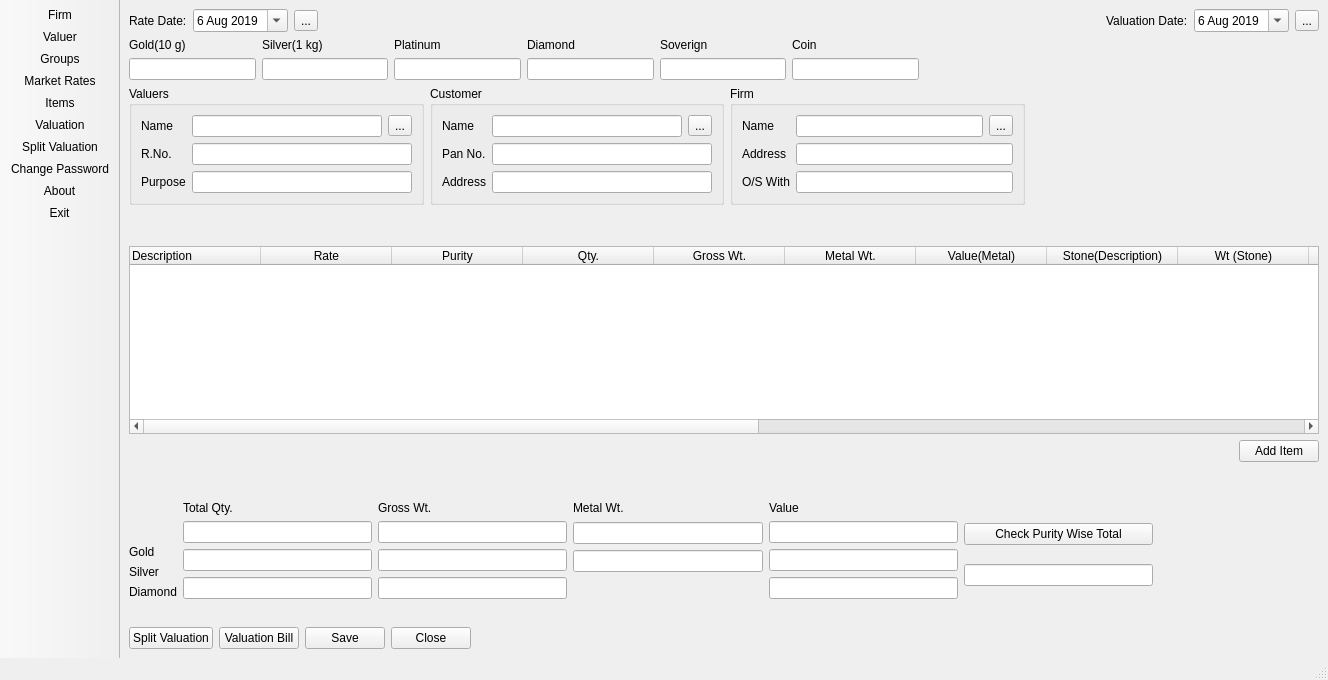
<?xml version="1.0" encoding="UTF-8"?>
<ui version="4.0">
 <class>MainWindow</class>
 <widget class="QMainWindow" name="MainWindow">
  <property name="geometry">
   <rect>
    <x>0</x>
    <y>0</y>
    <width>1328</width>
    <height>680</height>
   </rect>
  </property>
  <property name="windowTitle">
   <string>MainWindow</string>
  </property>
  <widget class="QWidget" name="centralwidget">
   <layout class="QHBoxLayout" name="horizontalLayout_11">
    <item>
     <layout class="QVBoxLayout" name="verticalLayout_32">
      <item>
       <layout class="QVBoxLayout" name="verticalLayout_31">
        <item>
         <layout class="QVBoxLayout" name="verticalLayout_9">
          <item>
           <layout class="QHBoxLayout" name="horizontalLayout_4">
            <item>
             <layout class="QHBoxLayout" name="horizontalLayout_5">
              <item>
               <widget class="QLabel" name="label">
                <property name="text">
                 <string>Rate Date:</string>
                </property>
               </widget>
              </item>
              <item>
               <widget class="QDateEdit" name="dateEdit_3">
                <property name="currentSection">
                 <enum>QDateTimeEdit::DaySection</enum>
                </property>
                <property name="calendarPopup">
                 <bool>true</bool>
                </property>
                <property name="date">
                 <date>
                  <year>2019</year>
                  <month>8</month>
                  <day>6</day>
                 </date>
                </property>
               </widget>
              </item>
              <item>
               <widget class="QToolButton" name="toolButton_6">
                <property name="text">
                 <string>...</string>
                </property>
               </widget>
              </item>
              <item>
               <spacer name="horizontalSpacer_8">
                <property name="orientation">
                 <enum>Qt::Horizontal</enum>
                </property>
                <property name="sizeType">
                 <enum>QSizePolicy::Fixed</enum>
                </property>
                <property name="sizeHint" stdset="0">
                 <size>
                  <width>356</width>
                  <height>18</height>
                 </size>
                </property>
               </spacer>
              </item>
             </layout>
            </item>
            <item>
             <spacer name="horizontalSpacer_9">
              <property name="orientation">
               <enum>Qt::Horizontal</enum>
              </property>
              <property name="sizeType">
               <enum>QSizePolicy::Fixed</enum>
              </property>
              <property name="sizeHint" stdset="0">
               <size>
                <width>100</width>
                <height>20</height>
               </size>
              </property>
             </spacer>
            </item>
            <item>
             <layout class="QHBoxLayout" name="horizontalLayout_6">
              <item>
               <spacer name="horizontalSpacer_10">
                <property name="orientation">
                 <enum>Qt::Horizontal</enum>
                </property>
                <property name="sizeHint" stdset="0">
                 <size>
                  <width>40</width>
                  <height>20</height>
                 </size>
                </property>
               </spacer>
              </item>
              <item>
               <widget class="QLabel" name="label_2">
                <property name="text">
                 <string>Valuation Date:</string>
                </property>
               </widget>
              </item>
              <item>
               <widget class="QDateEdit" name="dateEdit_4">
                <property name="calendarPopup">
                 <bool>true</bool>
                </property>
                <property name="date">
                 <date>
                  <year>2019</year>
                  <month>8</month>
                  <day>6</day>
                 </date>
                </property>
               </widget>
              </item>
              <item>
               <widget class="QToolButton" name="toolButton_7">
                <property name="text">
                 <string>...</string>
                </property>
               </widget>
              </item>
             </layout>
            </item>
           </layout>
          </item>
          <item>
           <layout class="QVBoxLayout" name="verticalLayout_8">
            <item>
             <layout class="QHBoxLayout" name="horizontalLayout_7">
              <item>
               <layout class="QVBoxLayout" name="verticalLayout_2">
                <item>
                 <widget class="QLabel" name="label_3">
                  <property name="text">
                   <string>Gold(10 g)</string>
                  </property>
                 </widget>
                </item>
                <item>
                 <widget class="QLineEdit" name="lineEdit"/>
                </item>
               </layout>
              </item>
              <item>
               <layout class="QVBoxLayout" name="verticalLayout_3">
                <item>
                 <widget class="QLabel" name="label_4">
                  <property name="text">
                   <string>Silver(1 kg)</string>
                  </property>
                 </widget>
                </item>
                <item>
                 <widget class="QLineEdit" name="lineEdit_2"/>
                </item>
               </layout>
              </item>
              <item>
               <layout class="QVBoxLayout" name="verticalLayout_4">
                <item>
                 <widget class="QLabel" name="label_5">
                  <property name="text">
                   <string>Platinum</string>
                  </property>
                 </widget>
                </item>
                <item>
                 <widget class="QLineEdit" name="lineEdit_3"/>
                </item>
               </layout>
              </item>
              <item>
               <layout class="QVBoxLayout" name="verticalLayout_5">
                <item>
                 <widget class="QLabel" name="label_6">
                  <property name="text">
                   <string>Diamond</string>
                  </property>
                 </widget>
                </item>
                <item>
                 <widget class="QLineEdit" name="lineEdit_4"/>
                </item>
               </layout>
              </item>
              <item>
               <layout class="QVBoxLayout" name="verticalLayout_6">
                <item>
                 <widget class="QLabel" name="label_7">
                  <property name="text">
                   <string>Soverign</string>
                  </property>
                 </widget>
                </item>
                <item>
                 <widget class="QLineEdit" name="lineEdit_5"/>
                </item>
               </layout>
              </item>
              <item>
               <layout class="QVBoxLayout" name="verticalLayout_7">
                <item>
                 <widget class="QLabel" name="label_8">
                  <property name="text">
                   <string>Coin</string>
                  </property>
                 </widget>
                </item>
                <item>
                 <widget class="QLineEdit" name="lineEdit_6"/>
                </item>
               </layout>
              </item>
              <item>
               <spacer name="horizontalSpacer_11">
                <property name="orientation">
                 <enum>Qt::Horizontal</enum>
                </property>
                <property name="sizeType">
                 <enum>QSizePolicy::Fixed</enum>
                </property>
                <property name="sizeHint" stdset="0">
                 <size>
                  <width>400</width>
                  <height>20</height>
                 </size>
                </property>
               </spacer>
              </item>
             </layout>
            </item>
            <item>
             <layout class="QHBoxLayout" name="horizontalLayout_14">
              <item>
               <widget class="QGroupBox" name="groupBox_4">
                <property name="title">
                 <string>Valuers</string>
                </property>
                <layout class="QFormLayout" name="formLayout_4">
                 <item row="0" column="0">
                  <widget class="QLabel" name="label_10">
                   <property name="text">
                    <string>Name</string>
                   </property>
                  </widget>
                 </item>
                 <item row="0" column="1">
                  <layout class="QHBoxLayout" name="horizontalLayout_8">
                   <item>
                    <widget class="QLineEdit" name="lineEdit_8"/>
                   </item>
                   <item>
                    <widget class="QToolButton" name="toolButton_8">
                     <property name="text">
                      <string>...</string>
                     </property>
                    </widget>
                   </item>
                  </layout>
                 </item>
                 <item row="1" column="0">
                  <widget class="QLabel" name="label_11">
                   <property name="text">
                    <string>R.No.</string>
                   </property>
                  </widget>
                 </item>
                 <item row="2" column="0">
                  <widget class="QLabel" name="label_9">
                   <property name="text">
                    <string>Purpose</string>
                   </property>
                  </widget>
                 </item>
                 <item row="1" column="1">
                  <widget class="QLineEdit" name="lineEdit_9"/>
                 </item>
                 <item row="2" column="1">
                  <widget class="QLineEdit" name="lineEdit_7"/>
                 </item>
                </layout>
               </widget>
              </item>
              <item>
               <widget class="QGroupBox" name="groupBox_5">
                <property name="title">
                 <string>Customer</string>
                </property>
                <layout class="QFormLayout" name="formLayout_5">
                 <item row="0" column="0">
                  <widget class="QLabel" name="label_15">
                   <property name="text">
                    <string>Name</string>
                   </property>
                  </widget>
                 </item>
                 <item row="0" column="1">
                  <layout class="QHBoxLayout" name="horizontalLayout_9">
                   <item>
                    <widget class="QLineEdit" name="lineEdit_13"/>
                   </item>
                   <item>
                    <widget class="QToolButton" name="toolButton_9">
                     <property name="text">
                      <string>...</string>
                     </property>
                    </widget>
                   </item>
                  </layout>
                 </item>
                 <item row="1" column="0">
                  <widget class="QLabel" name="label_16">
                   <property name="text">
                    <string>Pan No.</string>
                   </property>
                  </widget>
                 </item>
                 <item row="2" column="0">
                  <widget class="QLabel" name="label_17">
                   <property name="text">
                    <string>Address</string>
                   </property>
                  </widget>
                 </item>
                 <item row="1" column="1">
                  <widget class="QLineEdit" name="lineEdit_14"/>
                 </item>
                 <item row="2" column="1">
                  <widget class="QLineEdit" name="lineEdit_15"/>
                 </item>
                </layout>
               </widget>
              </item>
              <item>
               <widget class="QGroupBox" name="groupBox_6">
                <property name="title">
                 <string>Firm</string>
                </property>
                <layout class="QFormLayout" name="formLayout_6">
                 <item row="0" column="0">
                  <widget class="QLabel" name="label_25">
                   <property name="text">
                    <string>Name</string>
                   </property>
                  </widget>
                 </item>
                 <item row="0" column="1">
                  <layout class="QHBoxLayout" name="horizontalLayout_10">
                   <item>
                    <widget class="QLineEdit" name="lineEdit_10"/>
                   </item>
                   <item>
                    <widget class="QToolButton" name="toolButton_10">
                     <property name="text">
                      <string>...</string>
                     </property>
                    </widget>
                   </item>
                  </layout>
                 </item>
                 <item row="1" column="0">
                  <widget class="QLabel" name="label_26">
                   <property name="text">
                    <string>Address</string>
                   </property>
                  </widget>
                 </item>
                 <item row="1" column="1">
                  <widget class="QLineEdit" name="lineEdit_11"/>
                 </item>
                 <item row="2" column="0">
                  <widget class="QLabel" name="label_27">
                   <property name="text">
                    <string>O/S With</string>
                   </property>
                  </widget>
                 </item>
                 <item row="2" column="1">
                  <widget class="QLineEdit" name="lineEdit_12"/>
                 </item>
                </layout>
               </widget>
              </item>
              <item>
               <spacer name="horizontalSpacer_12">
                <property name="orientation">
                 <enum>Qt::Horizontal</enum>
                </property>
                <property name="sizeHint" stdset="0">
                 <size>
                  <width>40</width>
                  <height>20</height>
                 </size>
                </property>
               </spacer>
              </item>
             </layout>
            </item>
            <item>
             <spacer name="verticalSpacer_28">
              <property name="orientation">
               <enum>Qt::Vertical</enum>
              </property>
              <property name="sizeHint" stdset="0">
               <size>
                <width>20</width>
                <height>40</height>
               </size>
              </property>
             </spacer>
            </item>
            <item>
             <widget class="QTableWidget" name="tableWidget">
              <property name="autoFillBackground">
               <bool>true</bool>
              </property>
              <property name="horizontalScrollBarPolicy">
               <enum>Qt::ScrollBarAsNeeded</enum>
              </property>
              <property name="sizeAdjustPolicy">
               <enum>QAbstractScrollArea::AdjustIgnored</enum>
              </property>
              <property name="autoScroll">
               <bool>true</bool>
              </property>
              <property name="wordWrap">
               <bool>true</bool>
              </property>
              <attribute name="horizontalHeaderCascadingSectionResizes">
               <bool>true</bool>
              </attribute>
              <attribute name="horizontalHeaderDefaultSectionSize">
               <number>131</number>
              </attribute>
              <column>
               <property name="text">
                <string>Description</string>
               </property>
               <property name="textAlignment">
                <set>AlignJustify|AlignVCenter</set>
               </property>
               <property name="foreground">
                <brush brushstyle="SolidPattern">
                 <color alpha="255">
                  <red>0</red>
                  <green>0</green>
                  <blue>0</blue>
                 </color>
                </brush>
               </property>
              </column>
              <column>
               <property name="text">
                <string>Rate</string>
               </property>
              </column>
              <column>
               <property name="text">
                <string>Purity</string>
               </property>
              </column>
              <column>
               <property name="text">
                <string>Qty.</string>
               </property>
              </column>
              <column>
               <property name="text">
                <string>Gross Wt.</string>
               </property>
              </column>
              <column>
               <property name="text">
                <string>Metal Wt.</string>
               </property>
              </column>
              <column>
               <property name="text">
                <string>Value(Metal)</string>
               </property>
              </column>
              <column>
               <property name="text">
                <string>Stone(Description)</string>
               </property>
              </column>
              <column>
               <property name="text">
                <string>Wt (Stone)</string>
               </property>
              </column>
              <column>
               <property name="text">
                <string>Rate(Stone)</string>
               </property>
              </column>
              <column>
               <property name="text">
                <string>Value(Stone)</string>
               </property>
              </column>
              <column>
               <property name="text">
                <string>Total Value</string>
               </property>
              </column>
              <column>
               <property name="text">
                <string>Metal</string>
               </property>
              </column>
              <column>
               <property name="text">
                <string>Item Ratewise</string>
               </property>
              </column>
              <column>
               <property name="text">
                <string>Stone Weightwise</string>
               </property>
              </column>
              <column>
               <property name="text">
                <string>Is Soverign</string>
               </property>
              </column>
              <column>
               <property name="text">
                <string>Name</string>
               </property>
              </column>
             </widget>
            </item>
           </layout>
          </item>
         </layout>
        </item>
        <item>
         <layout class="QHBoxLayout" name="horizontalLayout_17">
          <item>
           <layout class="QVBoxLayout" name="verticalLayout_21">
            <item>
             <spacer name="verticalSpacer_18">
              <property name="orientation">
               <enum>Qt::Vertical</enum>
              </property>
              <property name="sizeHint" stdset="0">
               <size>
                <width>20</width>
                <height>40</height>
               </size>
              </property>
             </spacer>
            </item>
            <item>
             <widget class="QLabel" name="label_29">
              <property name="text">
               <string>Gold</string>
              </property>
             </widget>
            </item>
            <item>
             <widget class="QLabel" name="label_30">
              <property name="text">
               <string>Silver</string>
              </property>
             </widget>
            </item>
            <item>
             <widget class="QLabel" name="label_31">
              <property name="text">
               <string>Diamond</string>
              </property>
             </widget>
            </item>
           </layout>
          </item>
          <item>
           <layout class="QVBoxLayout" name="verticalLayout_22">
            <item>
             <spacer name="verticalSpacer_19">
              <property name="orientation">
               <enum>Qt::Vertical</enum>
              </property>
              <property name="sizeHint" stdset="0">
               <size>
                <width>20</width>
                <height>30</height>
               </size>
              </property>
             </spacer>
            </item>
            <item>
             <spacer name="verticalSpacer_20">
              <property name="orientation">
               <enum>Qt::Vertical</enum>
              </property>
              <property name="sizeHint" stdset="0">
               <size>
                <width>20</width>
                <height>40</height>
               </size>
              </property>
             </spacer>
            </item>
            <item>
             <widget class="QLabel" name="label_32">
              <property name="text">
               <string>Total Qty.</string>
              </property>
             </widget>
            </item>
            <item>
             <layout class="QVBoxLayout" name="verticalLayout_23">
              <item>
               <widget class="QLineEdit" name="lineEdit_17"/>
              </item>
              <item>
               <widget class="QLineEdit" name="lineEdit_18"/>
              </item>
              <item>
               <widget class="QLineEdit" name="lineEdit_16"/>
              </item>
             </layout>
            </item>
           </layout>
          </item>
          <item>
           <layout class="QVBoxLayout" name="verticalLayout_24">
            <item>
             <spacer name="verticalSpacer_21">
              <property name="orientation">
               <enum>Qt::Vertical</enum>
              </property>
              <property name="sizeHint" stdset="0">
               <size>
                <width>20</width>
                <height>40</height>
               </size>
              </property>
             </spacer>
            </item>
            <item>
             <widget class="QLabel" name="label_33">
              <property name="text">
               <string>Gross Wt.</string>
              </property>
             </widget>
            </item>
            <item>
             <layout class="QVBoxLayout" name="verticalLayout_25">
              <item>
               <widget class="QLineEdit" name="lineEdit_19"/>
              </item>
              <item>
               <widget class="QLineEdit" name="lineEdit_20"/>
              </item>
              <item>
               <widget class="QLineEdit" name="lineEdit_21">
                <property name="sizePolicy">
                 <sizepolicy hsizetype="Expanding" vsizetype="Fixed">
                  <horstretch>36</horstretch>
                  <verstretch>0</verstretch>
                 </sizepolicy>
                </property>
                <property name="baseSize">
                 <size>
                  <width>0</width>
                  <height>5</height>
                 </size>
                </property>
                <property name="clearButtonEnabled">
                 <bool>false</bool>
                </property>
               </widget>
              </item>
             </layout>
            </item>
           </layout>
          </item>
          <item>
           <layout class="QVBoxLayout" name="verticalLayout_26">
            <item>
             <spacer name="verticalSpacer_22">
              <property name="orientation">
               <enum>Qt::Vertical</enum>
              </property>
              <property name="sizeType">
               <enum>QSizePolicy::Fixed</enum>
              </property>
              <property name="sizeHint" stdset="0">
               <size>
                <width>13</width>
                <height>60</height>
               </size>
              </property>
             </spacer>
            </item>
            <item>
             <widget class="QLabel" name="label_34">
              <property name="text">
               <string>Metal Wt.</string>
              </property>
             </widget>
            </item>
            <item>
             <spacer name="verticalSpacer_23">
              <property name="orientation">
               <enum>Qt::Vertical</enum>
              </property>
              <property name="sizeType">
               <enum>QSizePolicy::Fixed</enum>
              </property>
              <property name="sizeHint" stdset="0">
               <size>
                <width>20</width>
                <height>0</height>
               </size>
              </property>
             </spacer>
            </item>
            <item>
             <widget class="QLineEdit" name="lineEdit_25"/>
            </item>
            <item>
             <widget class="QLineEdit" name="lineEdit_26"/>
            </item>
            <item>
             <spacer name="verticalSpacer_24">
              <property name="orientation">
               <enum>Qt::Vertical</enum>
              </property>
              <property name="sizeType">
               <enum>QSizePolicy::Fixed</enum>
              </property>
              <property name="sizeHint" stdset="0">
               <size>
                <width>20</width>
                <height>27</height>
               </size>
              </property>
             </spacer>
            </item>
           </layout>
          </item>
          <item>
           <layout class="QVBoxLayout" name="verticalLayout_27">
            <item>
             <spacer name="verticalSpacer_25">
              <property name="orientation">
               <enum>Qt::Vertical</enum>
              </property>
              <property name="sizeHint" stdset="0">
               <size>
                <width>20</width>
                <height>40</height>
               </size>
              </property>
             </spacer>
            </item>
            <item>
             <widget class="QLabel" name="label_35">
              <property name="text">
               <string>Value</string>
              </property>
             </widget>
            </item>
            <item>
             <layout class="QVBoxLayout" name="verticalLayout_28">
              <item>
               <widget class="QLineEdit" name="lineEdit_22"/>
              </item>
              <item>
               <widget class="QLineEdit" name="lineEdit_23"/>
              </item>
              <item>
               <widget class="QLineEdit" name="lineEdit_24"/>
              </item>
             </layout>
            </item>
           </layout>
          </item>
          <item>
           <layout class="QVBoxLayout" name="verticalLayout_29">
            <item>
             <spacer name="verticalSpacer_26">
              <property name="orientation">
               <enum>Qt::Vertical</enum>
              </property>
              <property name="sizeType">
               <enum>QSizePolicy::Fixed</enum>
              </property>
              <property name="sizeHint" stdset="0">
               <size>
                <width>20</width>
                <height>70</height>
               </size>
              </property>
             </spacer>
            </item>
            <item>
             <widget class="QPushButton" name="pushButton_7">
              <property name="text">
               <string>Check Purity Wise Total</string>
              </property>
             </widget>
            </item>
            <item>
             <widget class="QLineEdit" name="lineEdit_42">
              <property name="readOnly">
               <bool>true</bool>
              </property>
             </widget>
            </item>
           </layout>
          </item>
          <item>
           <spacer name="horizontalSpacer_13">
            <property name="orientation">
             <enum>Qt::Horizontal</enum>
            </property>
            <property name="sizeType">
             <enum>QSizePolicy::Fixed</enum>
            </property>
            <property name="sizeHint" stdset="0">
             <size>
              <width>80</width>
              <height>20</height>
             </size>
            </property>
           </spacer>
          </item>
          <item>
           <layout class="QVBoxLayout" name="verticalLayout_30">
            <item>
             <widget class="QPushButton" name="pushButton_8">
              <property name="text">
               <string>Add Item</string>
              </property>
             </widget>
            </item>
            <item>
             <spacer name="verticalSpacer_27">
              <property name="orientation">
               <enum>Qt::Vertical</enum>
              </property>
              <property name="sizeHint" stdset="0">
               <size>
                <width>20</width>
                <height>40</height>
               </size>
              </property>
             </spacer>
            </item>
           </layout>
          </item>
         </layout>
        </item>
       </layout>
      </item>
      <item>
       <spacer name="verticalSpacer_29">
        <property name="orientation">
         <enum>Qt::Vertical</enum>
        </property>
        <property name="sizeHint" stdset="0">
         <size>
          <width>20</width>
          <height>40</height>
         </size>
        </property>
       </spacer>
      </item>
      <item>
       <layout class="QHBoxLayout" name="horizontalLayout_19">
        <item>
         <widget class="QPushButton" name="pushButton_13">
          <property name="text">
           <string>Split Valuation</string>
          </property>
         </widget>
        </item>
        <item>
         <widget class="QPushButton" name="pushButton_14">
          <property name="text">
           <string>Valuation Bill</string>
          </property>
         </widget>
        </item>
        <item>
         <widget class="QPushButton" name="pushButton_15">
          <property name="text">
           <string>Save</string>
          </property>
         </widget>
        </item>
        <item>
         <widget class="QPushButton" name="pushButton_16">
          <property name="text">
           <string>Close</string>
          </property>
         </widget>
        </item>
        <item>
         <spacer name="horizontalSpacer_15">
          <property name="orientation">
           <enum>Qt::Horizontal</enum>
          </property>
          <property name="sizeHint" stdset="0">
           <size>
            <width>40</width>
            <height>20</height>
           </size>
          </property>
         </spacer>
        </item>
       </layout>
      </item>
     </layout>
    </item>
   </layout>
  </widget>
  <widget class="QMenuBar" name="menubar">
   <property name="geometry">
    <rect>
     <x>0</x>
     <y>0</y>
     <width>1328</width>
     <height>22</height>
    </rect>
   </property>
  </widget>
  <widget class="QStatusBar" name="statusbar"/>
  <widget class="QToolBar" name="toolBar">
   <property name="windowTitle">
    <string>toolBar</string>
   </property>
   <property name="movable">
    <bool>false</bool>
   </property>
   <property name="allowedAreas">
    <set>Qt::AllToolBarAreas</set>
   </property>
   <property name="floatable">
    <bool>true</bool>
   </property>
   <attribute name="toolBarArea">
    <enum>LeftToolBarArea</enum>
   </attribute>
   <attribute name="toolBarBreak">
    <bool>false</bool>
   </attribute>
   <addaction name="actionFirm"/>
   <addaction name="actionValuer"/>
   <addaction name="actionGroups"/>
   <addaction name="actionMarket_Rates"/>
   <addaction name="actionItems"/>
   <addaction name="actionValuation"/>
   <addaction name="actionSplit_Valuation"/>
   <addaction name="actionChange_Password"/>
   <addaction name="actionAbout"/>
   <addaction name="actionExit"/>
  </widget>
  <action name="actionFirm">
   <property name="icon">
    <iconset resource="../../Evaluation Report Software/Valuation Main/toolbar.qrc">
     <normaloff>:/icons/icons8-organization-50.png</normaloff>:/icons/icons8-organization-50.png</iconset>
   </property>
   <property name="text">
    <string>Firm</string>
   </property>
   <property name="toolTip">
    <string>Firm</string>
   </property>
   <property name="shortcut">
    <string>Alt+F</string>
   </property>
  </action>
  <action name="actionValuer">
   <property name="icon">
    <iconset resource="../../Evaluation Report Software/Valuation Main/toolbar.qrc">
     <normaloff>:/icons/icons8-user-50.png</normaloff>:/icons/icons8-user-50.png</iconset>
   </property>
   <property name="text">
    <string>Valuer</string>
   </property>
   <property name="toolTip">
    <string>Valuer</string>
   </property>
   <property name="shortcut">
    <string>Alt+V</string>
   </property>
  </action>
  <action name="actionGroups">
   <property name="icon">
    <iconset resource="../../Evaluation Report Software/Valuation Main/toolbar.qrc">
     <normaloff>:/icons/icons8-list-50.png</normaloff>:/icons/icons8-list-50.png</iconset>
   </property>
   <property name="text">
    <string>Groups</string>
   </property>
   <property name="toolTip">
    <string>Groups</string>
   </property>
   <property name="shortcut">
    <string>Alt+G</string>
   </property>
  </action>
  <action name="actionItems">
   <property name="icon">
    <iconset resource="../../Evaluation Report Software/Valuation Main/toolbar.qrc">
     <normaloff>:/icons/icons8-ring-50.png</normaloff>:/icons/icons8-ring-50.png</iconset>
   </property>
   <property name="text">
    <string>Items</string>
   </property>
   <property name="toolTip">
    <string>Items</string>
   </property>
   <property name="shortcut">
    <string>Alt+I</string>
   </property>
  </action>
  <action name="actionValuation">
   <property name="icon">
    <iconset resource="../../Evaluation Report Software/Valuation Main/toolbar.qrc">
     <normaloff>:/icons/icons8-contract-50.png</normaloff>:/icons/icons8-contract-50.png</iconset>
   </property>
   <property name="text">
    <string>Valuation</string>
   </property>
   <property name="toolTip">
    <string>Valuation</string>
   </property>
   <property name="shortcut">
    <string>Alt+A</string>
   </property>
  </action>
  <action name="actionMarket_Rates">
   <property name="icon">
    <iconset resource="../../Evaluation Report Software/Valuation Main/toolbar.qrc">
     <normaloff>:/icons/icons8-us-dollar-50.png</normaloff>:/icons/icons8-us-dollar-50.png</iconset>
   </property>
   <property name="text">
    <string>Market Rates</string>
   </property>
   <property name="toolTip">
    <string>Market Rates</string>
   </property>
   <property name="shortcut">
    <string>Alt+M</string>
   </property>
  </action>
  <action name="actionChange_Password">
   <property name="icon">
    <iconset resource="../../Evaluation Report Software/Valuation Main/toolbar.qrc">
     <normaloff>:/icons/icons8-password-50.png</normaloff>:/icons/icons8-password-50.png</iconset>
   </property>
   <property name="text">
    <string>Change Password</string>
   </property>
   <property name="toolTip">
    <string>Change Password</string>
   </property>
   <property name="shortcut">
    <string>Alt+P</string>
   </property>
  </action>
  <action name="actionAbout">
   <property name="icon">
    <iconset resource="../../Evaluation Report Software/Valuation Main/toolbar.qrc">
     <normaloff>:/icons/icons8-about-50.png</normaloff>:/icons/icons8-about-50.png</iconset>
   </property>
   <property name="text">
    <string>About</string>
   </property>
   <property name="toolTip">
    <string>About</string>
   </property>
   <property name="shortcut">
    <string>Alt+B</string>
   </property>
  </action>
  <action name="actionExit">
   <property name="icon">
    <iconset resource="../../Evaluation Report Software/Valuation Main/toolbar.qrc">
     <normaloff>:/icons/icons8-exit-50.png</normaloff>:/icons/icons8-exit-50.png</iconset>
   </property>
   <property name="text">
    <string>Exit</string>
   </property>
   <property name="toolTip">
    <string>Exit</string>
   </property>
   <property name="shortcut">
    <string>Esc</string>
   </property>
  </action>
  <action name="actionSplit_Valuation">
   <property name="icon">
    <iconset resource="../../Evaluation Report Software/Valuation Main/toolbar.qrc">
     <normaloff>:/icons/icons8-separate-document-50.png</normaloff>:/icons/icons8-separate-document-50.png</iconset>
   </property>
   <property name="text">
    <string>Split Valuation</string>
   </property>
  </action>
 </widget>
 <resources>
  <include location="../../Evaluation Report Software/Valuation Main/toolbar.qrc"/>
 </resources>
 <connections/>
</ui>
